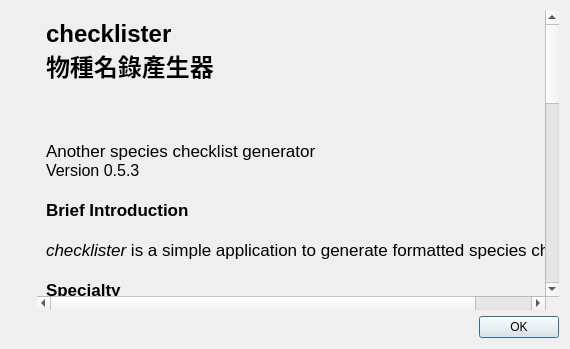
<?xml version="1.0" encoding="UTF-8"?>
<ui version="4.0">
 <class>AboutDialog</class>
 <widget class="QDialog" name="AboutDialog">
  <property name="geometry">
   <rect>
    <x>0</x>
    <y>0</y>
    <width>570</width>
    <height>349</height>
   </rect>
  </property>
  <property name="windowTitle">
   <string>About checklister</string>
  </property>
  <layout class="QGridLayout" name="gridLayout">
   <item row="0" column="0">
    <widget class="QLabel" name="label">
     <property name="sizePolicy">
      <sizepolicy hsizetype="Fixed" vsizetype="Fixed">
       <horstretch>0</horstretch>
       <verstretch>0</verstretch>
      </sizepolicy>
     </property>
     <property name="maximumSize">
      <size>
       <width>50</width>
       <height>50</height>
      </size>
     </property>
     <property name="text">
      <string/>
     </property>
     <property name="pixmap">
      <pixmap resource="../iconResources.qrc">:/icons/checklister_icons_orig.png</pixmap>
     </property>
     <property name="scaledContents">
      <bool>true</bool>
     </property>
    </widget>
   </item>
   <item row="0" column="1" rowspan="2">
    <widget class="QScrollArea" name="scrollArea">
     <property name="frameShape">
      <enum>QFrame::NoFrame</enum>
     </property>
     <property name="verticalScrollBarPolicy">
      <enum>Qt::ScrollBarAlwaysOn</enum>
     </property>
     <property name="widgetResizable">
      <bool>true</bool>
     </property>
     <widget class="QWidget" name="scrollAreaWidgetContents">
      <property name="geometry">
       <rect>
        <x>0</x>
        <y>0</y>
        <width>486</width>
        <height>757</height>
       </rect>
      </property>
      <layout class="QGridLayout" name="gridLayout_2">
       <item row="0" column="1" rowspan="2">
        <widget class="QLabel" name="label_2">
         <property name="text">
          <string>&lt;!DOCTYPE HTML PUBLIC &quot;-//W3C//DTD HTML 4.0//EN&quot; &quot;http://www.w3.org/TR/REC-html40/strict.dtd&quot;&gt;
&lt;html&gt;&lt;head&gt;&lt;meta name=&quot;qrichtext&quot; content=&quot;1&quot; /&gt;&lt;style type=&quot;text/css&quot;&gt;
p, li { white-space: pre-wrap; }
&lt;/style&gt;&lt;/head&gt;&lt;body style=&quot; font-family:'.SF NS Text'; font-size:13pt; font-weight:400; font-style:normal;&quot;&gt;
&lt;p style=&quot; margin-top:0px; margin-bottom:0px; margin-left:0px; margin-right:0px; -qt-block-indent:0; text-indent:0px;&quot;&gt;&lt;span style=&quot; font-size:18pt; font-weight:600;&quot;&gt;checklister&lt;/span&gt;&lt;/p&gt;
&lt;p style=&quot; margin-top:0px; margin-bottom:0px; margin-left:0px; margin-right:0px; -qt-block-indent:0; text-indent:0px;&quot;&gt;&lt;span style=&quot; font-size:18pt; font-weight:600;&quot;&gt;物種名錄產生器&lt;/span&gt;&lt;/p&gt;
&lt;p style=&quot;-qt-paragraph-type:empty; margin-top:0px; margin-bottom:0px; margin-left:0px; margin-right:0px; -qt-block-indent:0; text-indent:0px;&quot;&gt;&lt;br /&gt;&lt;/p&gt;
&lt;p style=&quot;-qt-paragraph-type:empty; margin-top:0px; margin-bottom:0px; margin-left:0px; margin-right:0px; -qt-block-indent:0; text-indent:0px; font-size:12pt; font-weight:600;&quot;&gt;&lt;br /&gt;&lt;/p&gt;
&lt;p style=&quot;-qt-paragraph-type:empty; margin-top:0px; margin-bottom:0px; margin-left:0px; margin-right:0px; -qt-block-indent:0; text-indent:0px; font-size:12pt; font-weight:600;&quot;&gt;&lt;br /&gt;&lt;/p&gt;
&lt;p style=&quot; margin-top:0px; margin-bottom:0px; margin-left:0px; margin-right:0px; -qt-block-indent:0; text-indent:0px;&quot;&gt;Another species checklist generator&lt;/p&gt;
&lt;p style=&quot; margin-top:0px; margin-bottom:0px; margin-left:0px; margin-right:0px; -qt-block-indent:0; text-indent:0px;&quot;&gt;&lt;span style=&quot; font-size:12pt;&quot;&gt;Version 0.5.3&lt;/span&gt;&lt;/p&gt;
&lt;p style=&quot;-qt-paragraph-type:empty; margin-top:0px; margin-bottom:0px; margin-left:0px; margin-right:0px; -qt-block-indent:0; text-indent:0px; font-weight:600;&quot;&gt;&lt;br /&gt;&lt;/p&gt;
&lt;p style=&quot; margin-top:0px; margin-bottom:0px; margin-left:0px; margin-right:0px; -qt-block-indent:0; text-indent:0px;&quot;&gt;&lt;span style=&quot; font-weight:600;&quot;&gt;Brief Introduction&lt;/span&gt;&lt;/p&gt;
&lt;p style=&quot;-qt-paragraph-type:empty; margin-top:0px; margin-bottom:0px; margin-left:0px; margin-right:0px; -qt-block-indent:0; text-indent:0px;&quot;&gt;&lt;br /&gt;&lt;/p&gt;
&lt;p style=&quot; margin-top:0px; margin-bottom:0px; margin-left:0px; margin-right:0px; -qt-block-indent:0; text-indent:0px;&quot;&gt;&lt;span style=&quot; font-style:italic;&quot;&gt;checklister &lt;/span&gt;is a simple application to generate formatted species checklist.&lt;/p&gt;
&lt;p style=&quot;-qt-paragraph-type:empty; margin-top:0px; margin-bottom:0px; margin-left:0px; margin-right:0px; -qt-block-indent:0; text-indent:0px;&quot;&gt;&lt;br /&gt;&lt;/p&gt;
&lt;p style=&quot; margin-top:0px; margin-bottom:0px; margin-left:0px; margin-right:0px; -qt-block-indent:0; text-indent:0px;&quot;&gt;&lt;span style=&quot; font-weight:600;&quot;&gt;Specialty&lt;/span&gt;&lt;/p&gt;
&lt;p style=&quot;-qt-paragraph-type:empty; margin-top:0px; margin-bottom:0px; margin-left:0px; margin-right:0px; -qt-block-indent:0; text-indent:0px;&quot;&gt;&lt;br /&gt;&lt;/p&gt;
&lt;p style=&quot; margin-top:0px; margin-bottom:0px; margin-left:0px; margin-right:0px; -qt-block-indent:0; text-indent:0px;&quot;&gt;1. Simple and easy to use&lt;/p&gt;
&lt;p style=&quot; margin-top:0px; margin-bottom:0px; margin-left:0px; margin-right:0px; -qt-block-indent:0; text-indent:0px;&quot;&gt;2. Free software and of course open source&lt;/p&gt;
&lt;p style=&quot; margin-top:0px; margin-bottom:0px; margin-left:0px; margin-right:0px; -qt-block-indent:0; text-indent:0px;&quot;&gt;3. Cross-platform. You can use it on &lt;/p&gt;
&lt;p style=&quot; margin-top:0px; margin-bottom:0px; margin-left:0px; margin-right:0px; -qt-block-indent:0; text-indent:0px;&quot;&gt;     Windows/MacOS/GNU Linux/BSD, etc.&lt;/p&gt;
&lt;p style=&quot;-qt-paragraph-type:empty; margin-top:0px; margin-bottom:0px; margin-left:0px; margin-right:0px; -qt-block-indent:0; text-indent:0px;&quot;&gt;&lt;br /&gt;&lt;/p&gt;
&lt;p style=&quot; margin-top:0px; margin-bottom:0px; margin-left:0px; margin-right:0px; -qt-block-indent:0; text-indent:0px;&quot;&gt;&lt;span style=&quot; font-weight:600;&quot;&gt;Major functions&lt;/span&gt;&lt;/p&gt;
&lt;p style=&quot;-qt-paragraph-type:empty; margin-top:0px; margin-bottom:0px; margin-left:0px; margin-right:0px; -qt-block-indent:0; text-indent:0px;&quot;&gt;&lt;br /&gt;&lt;/p&gt;
&lt;p style=&quot; margin-top:0px; margin-bottom:0px; margin-left:0px; margin-right:0px; -qt-block-indent:0; text-indent:0px;&quot;&gt;1. Exporting plain-text and rich-text species &lt;/p&gt;
&lt;p style=&quot; margin-top:0px; margin-bottom:0px; margin-left:0px; margin-right:0px; -qt-block-indent:0; text-indent:0px;&quot;&gt;    checklist (markdown, docx, odt)&lt;/p&gt;
&lt;p style=&quot; margin-top:0px; margin-bottom:0px; margin-left:0px; margin-right:0px; -qt-block-indent:0; text-indent:0px;&quot;&gt;    using pandoc document-converting engine&lt;/p&gt;
&lt;p style=&quot; margin-top:0px; margin-bottom:0px; margin-left:0px; margin-right:0px; -qt-block-indent:0; text-indent:0px;&quot;&gt;2. Saving your checklist as vernacular/local names&lt;/p&gt;
&lt;p style=&quot; margin-top:0px; margin-bottom:0px; margin-left:0px; margin-right:0px; -qt-block-indent:0; text-indent:0px;&quot;&gt;3. Supporting darwin core tsv (tab separated file) &lt;/p&gt;
&lt;p style=&quot; margin-top:0px; margin-bottom:0px; margin-left:0px; margin-right:0px; -qt-block-indent:0; text-indent:0px;&quot;&gt;    format (only export)&lt;/p&gt;
&lt;p style=&quot; margin-top:0px; margin-bottom:0px; margin-left:0px; margin-right:0px; -qt-block-indent:0; text-indent:0px;&quot;&gt;4. Comparing, merging and combining multiple checklists&lt;/p&gt;
&lt;p style=&quot; margin-top:0px; margin-bottom:0px; margin-left:0px; margin-right:0px; -qt-block-indent:0; text-indent:0px;&quot;&gt;5. Formating scientific name as italic fonts &lt;/p&gt;
&lt;p style=&quot; margin-top:0px; margin-bottom:0px; margin-left:0px; margin-right:0px; -qt-block-indent:0; text-indent:0px;&quot;&gt;    in Excel (primitive function)&lt;/p&gt;
&lt;p style=&quot;-qt-paragraph-type:empty; margin-top:0px; margin-bottom:0px; margin-left:0px; margin-right:0px; -qt-block-indent:0; text-indent:0px;&quot;&gt;&lt;br /&gt;&lt;/p&gt;
&lt;p style=&quot; margin-top:0px; margin-bottom:0px; margin-left:0px; margin-right:0px; -qt-block-indent:0; text-indent:0px;&quot;&gt;&lt;span style=&quot; font-weight:600;&quot;&gt;Contact Information&lt;/span&gt;&lt;/p&gt;
&lt;p style=&quot;-qt-paragraph-type:empty; margin-top:0px; margin-bottom:0px; margin-left:0px; margin-right:0px; -qt-block-indent:0; text-indent:0px;&quot;&gt;&lt;br /&gt;&lt;/p&gt;
&lt;p style=&quot; margin-top:0px; margin-bottom:0px; margin-left:0px; margin-right:0px; -qt-block-indent:0; text-indent:0px;&quot;&gt;Official Website: &lt;a href=&quot;http://github.com/TaiBON/checklister&quot;&gt;&lt;span style=&quot; text-decoration: underline; color:#0000ff;&quot;&gt;http://github.com/TaiBON/checklister&lt;/span&gt;&lt;/a&gt;&lt;/p&gt;
&lt;p style=&quot; margin-top:0px; margin-bottom:0px; margin-left:0px; margin-right:0px; -qt-block-indent:0; text-indent:0px;&quot;&gt;Author:  Cheng-Tao Lin &lt;/p&gt;
&lt;p style=&quot; margin-top:0px; margin-bottom:0px; margin-left:0px; margin-right:0px; -qt-block-indent:0; text-indent:0px;&quot;&gt;Email: mutolisp@mail.ncyu.edu.tw; mutolisp@gmail.com&lt;/p&gt;
&lt;p style=&quot;-qt-paragraph-type:empty; margin-top:0px; margin-bottom:0px; margin-left:0px; margin-right:0px; -qt-block-indent:0; text-indent:0px;&quot;&gt;&lt;br /&gt;&lt;/p&gt;
&lt;p style=&quot; margin-top:0px; margin-bottom:0px; margin-left:0px; margin-right:0px; -qt-block-indent:0; text-indent:0px;&quot;&gt;Department of Biological Resources, &lt;/p&gt;
&lt;p style=&quot; margin-top:0px; margin-bottom:0px; margin-left:0px; margin-right:0px; -qt-block-indent:0; text-indent:0px;&quot;&gt;National Chiayi University&lt;/p&gt;
&lt;p style=&quot;-qt-paragraph-type:empty; margin-top:0px; margin-bottom:0px; margin-left:0px; margin-right:0px; -qt-block-indent:0; text-indent:0px;&quot;&gt;&lt;br /&gt;&lt;/p&gt;
&lt;p style=&quot; margin-top:0px; margin-bottom:0px; margin-left:0px; margin-right:0px; -qt-block-indent:0; text-indent:0px;&quot;&gt;Contribution is welcome! &lt;/p&gt;
&lt;p style=&quot;-qt-paragraph-type:empty; margin-top:0px; margin-bottom:0px; margin-left:0px; margin-right:0px; -qt-block-indent:0; text-indent:0px;&quot;&gt;&lt;br /&gt;&lt;/p&gt;
&lt;p style=&quot; margin-top:0px; margin-bottom:0px; margin-left:0px; margin-right:0px; -qt-block-indent:0; text-indent:0px;&quot;&gt;&lt;span style=&quot; font-weight:600;&quot;&gt;License&lt;/span&gt;: GPL v3&lt;/p&gt;
&lt;p style=&quot;-qt-paragraph-type:empty; margin-top:0px; margin-bottom:0px; margin-left:0px; margin-right:0px; -qt-block-indent:0; text-indent:0px;&quot;&gt;&lt;br /&gt;&lt;/p&gt;
&lt;p style=&quot; margin-top:0px; margin-bottom:0px; margin-left:0px; margin-right:0px; -qt-block-indent:0; text-indent:0px;&quot;&gt;https://github.com/TaiBON/checklister/blob/master/LICENSE&lt;/p&gt;&lt;/body&gt;&lt;/html&gt;</string>
         </property>
         <property name="openExternalLinks">
          <bool>true</bool>
         </property>
        </widget>
       </item>
      </layout>
     </widget>
    </widget>
   </item>
   <item row="1" column="0">
    <spacer name="verticalSpacer">
     <property name="orientation">
      <enum>Qt::Vertical</enum>
     </property>
     <property name="sizeHint" stdset="0">
      <size>
       <width>20</width>
       <height>40</height>
      </size>
     </property>
    </spacer>
   </item>
   <item row="2" column="1">
    <widget class="QPushButton" name="okButton">
     <property name="sizePolicy">
      <sizepolicy hsizetype="Fixed" vsizetype="Fixed">
       <horstretch>0</horstretch>
       <verstretch>0</verstretch>
      </sizepolicy>
     </property>
     <property name="layoutDirection">
      <enum>Qt::RightToLeft</enum>
     </property>
     <property name="text">
      <string>OK</string>
     </property>
    </widget>
   </item>
  </layout>
 </widget>
 <resources>
  <include location="../iconResources.qrc"/>
 </resources>
 <connections/>
</ui>
